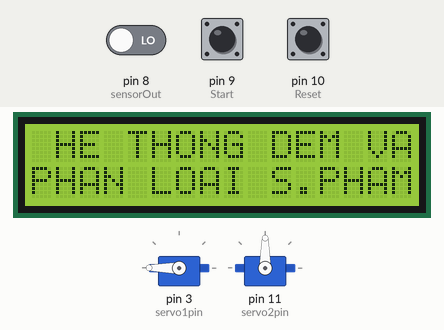
The sketch below on a simulated Arduino Uno, built with avr-gcc and run on an emulated ATmega328P. On the bench: 2 × servo, 16×2 character LCD. The test bench sets the inputs (shaded band); at power-on: pin 10 (Reset) HIGH, pin 9 (Start) HIGH, pin 8 (sensorOut) LOW. What the sketch prints to the serial monitor is not drawn.

Above: at 1.2 s.
1.3 s: pin 10 (Reset) pulled LOW for 0.15 s
At 1.8 s:
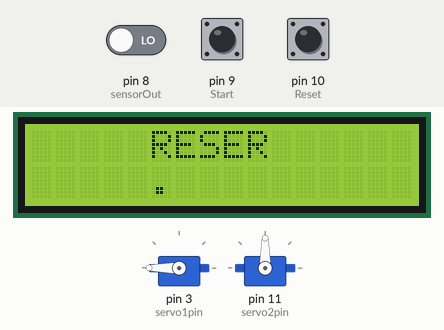
4.4 s: pin 9 (Start) pulled LOW for 0.15 s
At 7.73 s:
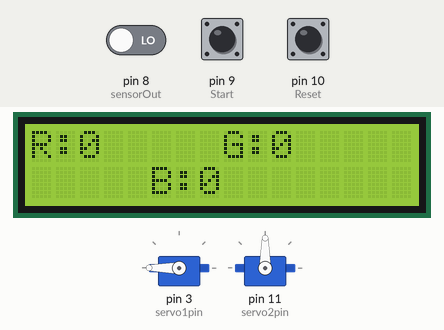
At 9.0 s:
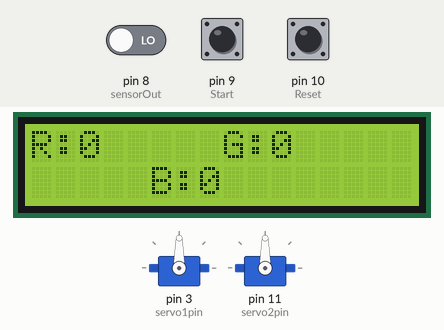
Timing chart, 0 to 10.5 s (numbered marks = the images above; inputs shaded):
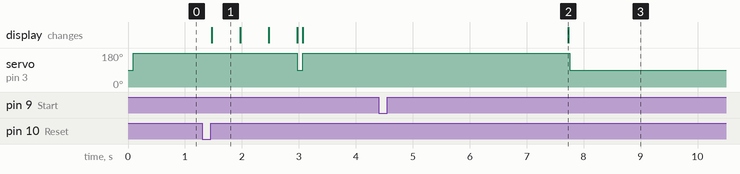

The sketch:

testMauSac.ino
```cpp
#include <Servo.h>
#include <Wire.h>
#include <LiquidCrystal_I2C.h>
LiquidCrystal_I2C lcd(0x27,16,2);

// Chân servor
Servo servo1;
Servo servo2;
const int servo1pin = 3;
const int servo2pin = 11;

// Chân start
const int Start = 9;
// Chân reset
const int Reset = 10;
// Chế độ
bool Status = 0;

// Chân cảm biến màu sắc
// TCS230 or TCS3200 pins wiring to Arduino
#define S0 4
#define S1 5
#define S2 7
#define S3 6
#define sensorOut 8

// Stores frequency read by the photodiodes
int r = 0;
int g = 0;
int b = 0;
int color = 0;

// Đếm màu sắc
int spR = 0, spG = 0, spB = 0, tongsp = 0;
bool khoaDemR = 0, khoaDemG = 0, khoaDemB = 0;

// Giá trị quay của các servo
int gtquay1 = 0;

// Biến thời gian
unsigned long currentMillis = 0;
unsigned long previousMillis = 0;
unsigned long currentMillis1 = 0;
unsigned long previousMillis1 = 0;
unsigned long timeDelay1;

void setup() {
  Serial.begin(9600);
  pinMode(Start, INPUT_PULLUP);      // start
  pinMode(Reset, INPUT_PULLUP);      // reset

  //Phím test cảm biến
//  pinMode(pinR, INPUT_PULLUP);      // màu đỏ
//  pinMode(pinG, INPUT_PULLUP);      // màu xanh
//  pinMode(pinY, INPUT_PULLUP);      // màu vàng

  // Cấu hình chân Servo
  servo1.attach(servo1pin);
  servo2.attach(servo2pin);

  // Cảm biến màu sắc
  pinMode(S0, OUTPUT);
  pinMode(S1, OUTPUT);
  pinMode(S2, OUTPUT);
  pinMode(S3, OUTPUT);

  // Setting the sensorOut as an input
  pinMode(sensorOut, INPUT);

  // Setting frequency scaling to 20%
  digitalWrite(S0,HIGH);
  digitalWrite(S1,LOW);

  // Hiển thị khởi đầu LCD
  lcd.init();                      // initialize the lcd
  lcd.backlight();
  lcd.setCursor(1,0);
  lcd.print("HE THONG DEM VA");
  lcd.setCursor(0,1);
  lcd.print("PHAN LOAI S.PHAM");
  //delay(2000);

  // Servo begin.
  servo1.write(180);
  servo2.write(90);

}

void loop() {
  CheDo();
  if(Status == 1) chuKiHD();
} //end


//------------------------------------------------------
// Servo 1 hoạt động
void chuKiHD(){
  unsigned long currentMillis1 = millis();
  ReadCB();
  LCDColor();
  delay(30);
  if(currentMillis1 - previousMillis1 >= 4000){
    previousMillis1 = currentMillis1;
    //ReadCB();
    servo1.write(90);
    //ReadCB();
    //hienThi();
    gtquay1 = gtquay1 - 90;
    if(gtquay1 < 0){
      gtquay1 = 180;
      khoaDemR = 0;
      khoaDemG = 0;
      khoaDemB = 0;
    }
  }
}

//-----------------------------------------------------
// Đọc cảm biến
void ReadCB(){
  readColor();
  if(color == 1){       // Đếm và phân loại màu đỏ
    servo2.write(45);
    if(khoaDemR == 0){
      spR++;
      khoaDemR = 1;
    }
    //Serial.println("do");
  }
  if(color == 3){       // Đếm và phân loại màu xanh
    servo2.write(90);
    if(khoaDemG == 0){
      spG++;
      khoaDemG = 1;
    }
    //Serial.println("xanh");
  }
  if(color == 2){       // Đếm và phân loại màu Blue
    servo2.write(135);
    if(khoaDemB == 0){
      spB++;
      khoaDemB = 1;
    }
    //Serial.println("vang");
  }
  //Serial.print(spR); Serial.print(" - "); Serial.print(spG); Serial.print(" - "); Serial.print(spY); Serial.print(" - "); Serial.println(tongsp);
}

//-----------------------------------------------------
// Đếm sản phẩm và in ra màn hình
void hienThi(){
  tongsp = spR + spG + spB;
  lcd.clear();
  lcd.setCursor(0,0); lcd.print("Tong SP:");
  lcd.setCursor(9,0); lcd.print(tongsp);

  // Đỏ
  lcd.setCursor(0,1); lcd.print("R:");
  lcd.setCursor(2,1); lcd.print(spR);

  // Xanh
  lcd.setCursor(5,1); lcd.print("G:");
  lcd.setCursor(7,1); lcd.print(spG);

  // Vàng
  lcd.setCursor(10,1); lcd.print("B:");
  lcd.setCursor(12,1); lcd.print(spB);
}

// Đọc nút bấm
void CheDo(){
  if(digitalRead(Start) == 0){
    delay(20);
    if(digitalRead(Start) == 1){
      Status = 1;
    }
  }
  if(digitalRead(Reset) == 0){
    delay(20);
    if(digitalRead(Reset) == 1){

      LCDreset();
      resetBoard();
    }
  }
}

//-----------------------------------------------------
// LCD hiển thị trước khi reser
void LCDreset(){
  lcd.clear();
  lcd.setCursor(5,0);
  lcd.print("RESER");
  for(int i = 0; i<3; ++i){
    lcd.setCursor(5+i,1);
    lcd.print(".");
    delay(500);
  }
}


//-----------------------------------------------------
// Hàm reset
void resetBoard(){
  asm volatile ("jmp 0"); // Nhảy về dòng đầu tiên
}


//-----------------------------------------------------
void readColor(){
  // Setting RED (R) filtered photodiodes to be read
  digitalWrite(S2,LOW);
  digitalWrite(S3,LOW);
  // Reading the output frequency
  r = pulseIn(sensorOut, LOW);
  // Printing the RED (R) value
  Serial.print("R = ");
  Serial.print(r);
  delay(50);

  // Setting GREEN (G) filtered photodiodes to be read
  digitalWrite(S2,HIGH);
  digitalWrite(S3,HIGH);
  // Reading the output frequency
  g = pulseIn(sensorOut, LOW);
  // Printing the GREEN (G) value
  Serial.print(" G = ");
  Serial.print(g);
  delay(50);

  // Setting BLUE (B) filtered photodiodes to be read
  digitalWrite(S2,LOW);
  digitalWrite(S3,HIGH);
  // Reading the output frequency
  b = pulseIn(sensorOut, LOW);
  // Printing the BLUE (B) value
  Serial.print(" B = ");
  Serial.println(b);
  delay(50);

  //case
  if(r >= 80 && r <= 100 && g >= 130 && g <= 170 && b >= 90 && b <= 131){
    color = 1;      //Đỏ
  }
  else if(r >= 140 && r <= 180 && g >= 125 && g <= 150 && b >= 80 && b <= 110){
    color = 2;      // Blue
  }
  else if(r >= 130 && r <= 160 && g >= 100 && g <= 126 && b >= 105 && b <= 130){
    color = 3;      // Xanh
  }
  else color = 0;      // ko có
}


//-----------------------------------------------------
// hiển thị dải màu LCD
void LCDColor(){
  lcd.clear();
  // Đỏ
  lcd.setCursor(0,0); lcd.print("R:");
  lcd.setCursor(2,0); lcd.print(r);

  // Xanh
  lcd.setCursor(8,0); lcd.print("G:");
  lcd.setCursor(10,0); lcd.print(g);

  // Vàng
  lcd.setCursor(5,1); lcd.print("B:");
  lcd.setCursor(7,1); lcd.print(b);
}
```

Measured:
- after the input at 1.3 s, servo on pin 3 (servo1pin): 180° → 90° after 1.7 s, → 180° 0.09 s later; the display: changes after 0.17 s (image 1)
- after the input at 4.4 s, servo on pin 3 (servo1pin): 180° → 90° after 3.4 s; the display: changes after 3.3 s (image 2)
